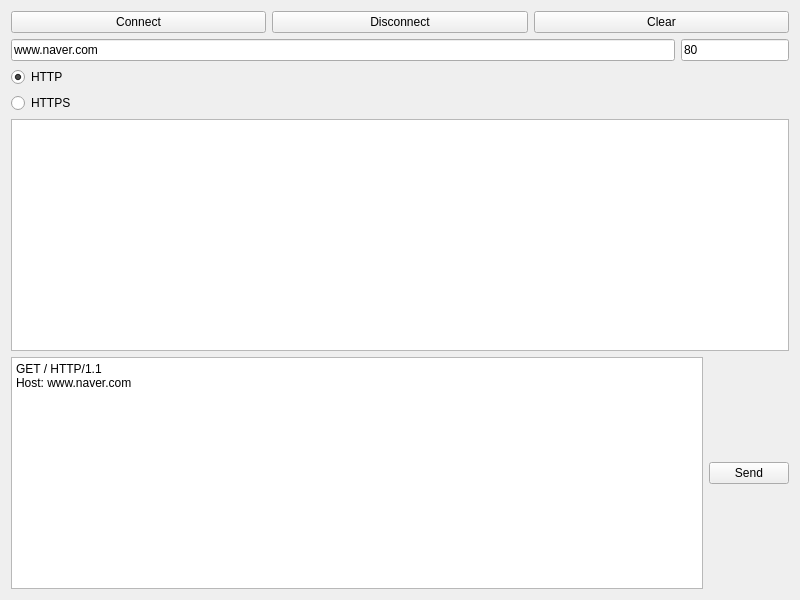
<?xml version="1.0" encoding="UTF-8"?>
<ui version="4.0">
 <class>Widget</class>
 <widget class="QWidget" name="Widget">
  <property name="geometry">
   <rect>
    <x>0</x>
    <y>0</y>
    <width>800</width>
    <height>600</height>
   </rect>
  </property>
  <property name="windowTitle">
   <string>Widget</string>
  </property>
  <layout class="QGridLayout" name="gridLayout_2">
   <item row="0" column="0">
    <layout class="QGridLayout" name="gridLayout">
     <item row="4" column="0">
      <widget class="QPlainTextEdit" name="pteMessge"/>
     </item>
     <item row="0" column="0">
      <layout class="QHBoxLayout" name="horizontalLayout">
       <item>
        <widget class="QPushButton" name="pbConnect">
         <property name="text">
          <string>Connect</string>
         </property>
        </widget>
       </item>
       <item>
        <widget class="QPushButton" name="pbDisconnect">
         <property name="text">
          <string>Disconnect</string>
         </property>
        </widget>
       </item>
       <item>
        <widget class="QPushButton" name="pbClear">
         <property name="text">
          <string>Clear</string>
         </property>
        </widget>
       </item>
      </layout>
     </item>
     <item row="5" column="0">
      <layout class="QHBoxLayout" name="horizontalLayout_3">
       <item>
        <widget class="QPlainTextEdit" name="pteSend">
         <property name="plainText">
          <string>GET / HTTP/1.1
Host: www.naver.com

</string>
         </property>
        </widget>
       </item>
       <item>
        <widget class="QPushButton" name="pbSend">
         <property name="text">
          <string>Send</string>
         </property>
        </widget>
       </item>
      </layout>
     </item>
     <item row="1" column="0">
      <layout class="QHBoxLayout" name="horizontalLayout_2">
       <item>
        <widget class="QLineEdit" name="leHost">
         <property name="text">
          <string>www.naver.com</string>
         </property>
        </widget>
       </item>
       <item>
        <widget class="QLineEdit" name="lePort">
         <property name="sizePolicy">
          <sizepolicy hsizetype="Fixed" vsizetype="Fixed">
           <horstretch>0</horstretch>
           <verstretch>0</verstretch>
          </sizepolicy>
         </property>
         <property name="text">
          <string>80</string>
         </property>
        </widget>
       </item>
      </layout>
     </item>
     <item row="2" column="0">
      <widget class="QRadioButton" name="rbHttp">
       <property name="text">
        <string>HTTP</string>
       </property>
       <property name="checked">
        <bool>true</bool>
       </property>
      </widget>
     </item>
     <item row="3" column="0">
      <widget class="QRadioButton" name="rbHttps">
       <property name="text">
        <string>HTTPS</string>
       </property>
      </widget>
     </item>
    </layout>
   </item>
  </layout>
 </widget>
 <resources/>
 <connections/>
</ui>
